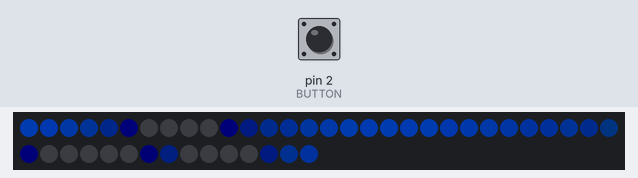
Recording of a program running on a simulated Arduino Uno, built with avr-gcc and run on an emulated ATmega328P. Shown: 45 RGB LEDs in strip order, left to right, continuing on the next row. Inputs (shaded band) come from the test bench; at power-on: pin 2 (BUTTON) HIGH. Dim RGB values are drawn brighter than linear.

Above: at 7.5 s.
7.6 s: pin 2 (BUTTON) pulled LOW for 0.15 s
At 8.2 s:
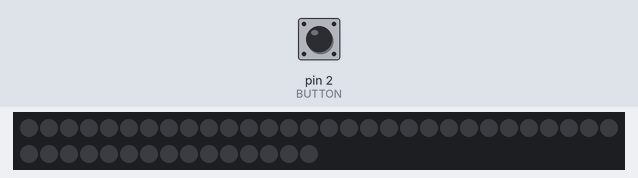
8.3 s: pin 2 (BUTTON) pulled LOW for 1 s
At 9.65 s:
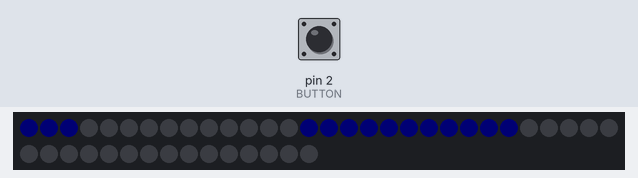
9.9 s: pin 2 (BUTTON) pulled LOW for 0.15 s
At 10.15 s:
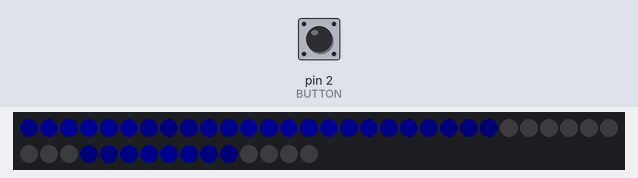
10.6 s: pin 2 (BUTTON) pulled LOW for 1 s
At 17.92 s:
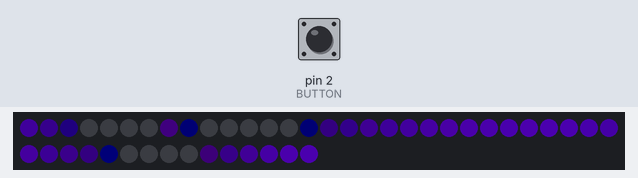

The program:

main.cpp
```cpp
#include <Arduino.h>
#include <FastLED.h>
#include "header.h"

#define LED_PIN 8
#define NUM_LEDS 45
#define BRIGHTNESS 75
#define BUTTON 2

//(x, y) coordinates for each led, roughly from (0,0) to (128, 256)
//middle point being the 23rd led (76, 129)
uint8_t coords[45][2] = {
  { 73, 111 },
  { 70, 96 },
  { 68, 81 },
  { 65, 66 },
  { 64, 52 },
  { 61, 36 },
  { 56, 20 },
  { 56, 5 },
  { 67, 18 },
  { 74, 30 },
  { 84, 43 },
  { 93, 54 },
  { 101, 67 },
  { 111, 78 },
  { 120, 90 },
  { 128, 104 },
  { 138, 116 },
  { 147, 128 },
  { 132, 129 },
  { 116, 128 },
  { 104, 129 },
  { 90, 129 },
  { 76, 129 },
  { 62, 129 },
  { 49, 129 },
  { 33, 128 },
  { 18, 128 },
  { 4, 128 },
  { 14, 140 },
  { 22, 153 },
  { 32, 165 },
  { 40, 177 },
  { 50, 190 },
  { 59, 202 },
  { 68, 214 },
  { 77, 226 },
  { 84, 239 },
  { 96, 251 },
  { 94, 235 },
  { 91, 221 },
  { 89, 206 },
  { 85, 191 },
  { 83, 175 },
  { 81, 160 },
  { 79, 146 }
};

//each number represens the sine of the distance of the led coordinates from the middle led
uint8_t radii[NUM_LEDS] = {18,34,49,64,78,94,111,126,111,99,86,77,67,62,59,58,63,71,56,40,28,14,0,14,27,43,58,72,63,59,57,60,66,75,85,97,110,124,108,93,78,63,47,31,17};

uint8_t curBrg = 0;

CRGB leds[NUM_LEDS];

static uint16_t hue = 0;

uint32_t accums[NUM_LEDS];     // used in pendulum wave effect to accumulate sum, to know when to blink a led...
uint16_t led_state[NUM_LEDS];  // used in pendulum wave effect to know which direction the current led should be fading...

uint32_t lastAnimationRefresh = 0;
uint32_t lastButtonPress = 0;
uint32_t lastMillis = 0;
uint32_t tick = 0;
uint32_t t = 0;

int phpos = 0;

const uint8_t con = 255 / NUM_LEDS;
const uint16_t speed = 30;
int phaseMiddle;
uint8_t animation = 0;

const uint8_t debounceDelay = 50;

void setup() {
  pinMode(BUTTON, INPUT);
  FastLED.addLeds<WS2812B, LED_PIN, GRB>(leds, NUM_LEDS);
  FastLED.setBrightness(BRIGHTNESS);
  FastLED.setDither(1);
  fluorescentStartup();
  FastLED.delay(2000);
  FastLED.setBrightness(0);
  for (int i = 0; i < NUM_LEDS; i++) {
    accums[i] = 0;
    led_state[i] = 0;
  }
}

void loop() {
  //poll button

  if(digitalRead(BUTTON) == LOW && millis() - lastButtonPress >= debounceDelay){
    lastButtonPress = millis();
    lastMillis = millis();
    animation = (animation >= 2) ? 0 : animation + 1;
    fadeBrightnessDown();
    clearVars();
    FastLED.delay(500);
  }

  //every n seconds switch animation
  //n for 1 cycle of pendulumWave animation (79500 ms with delay(5) !!HALFWAY,, 102000ms with 2ms delay, full cycle)
  if(millis() - lastMillis >= 102000){
    lastMillis = millis();
    animation = (animation >= 2) ? 0 : animation + 1;
    clearVars();
    fadeBrightnessDown();
    FastLED.delay(500);
  }

  //choose animation function, all are non blocking
  switch(animation){
    case(0):
      diagonalwaves();
      break;
    case(1):
      ripple();
      break;
    case(2):
      pendulumWave();
      break;
  }

}

//helper function to clear vars in between animastions
void clearVars(){
  for (int i = 0; i < NUM_LEDS; i++) {
    accums[i] = 0;
    led_state[i] = 0;
  }
}

//fade to black, for switching animations smoothly
//even though the animation wont update during the 200ms that we fade, it wont matter as is not visible
//also blocks for BRIGHTNESS * 10ms... a non blocking solution would be better....
void fadeBrightnessDown(){
  while(FastLED.getBrightness() > 0 ){
    FastLED.setBrightness(FastLED.getBrightness() - 1);
    FastLED.delay(5);
  }
  FastLED.clear();
}

void fadeBrightnessUp(){
  if (FastLED.getBrightness() < BRIGHTNESS) {
    if (millis() - lastAnimationRefresh > 5) {
      lastAnimationRefresh = millis();
      FastLED.setBrightness(FastLED.getBrightness() + 1);
    }
  }
}

//non blocking and timing is millis() bound, so does time between function calls will not affect speed
void diagonalwaves(){
  tick = (millis() & (65535)) / 32;
  t = millis();

  fadeBrightnessUp();

  for (int i = 0; i < NUM_LEDS; i++) {
    //magic values, speed=40
    uint8_t phase = (sin16(- t * speed + ((coords[i][0] - 3 *coords[i][1]) * (110))) + 32768) >> 8;
    phase = (phase < 5) ? 5 : phase;

    leds[i] = CHSV(120 + (tick / 8), 255, phase);
    //sin8(con*(i+tick))

    if (i == 22) {
      phaseMiddle = phase;
    }
  }

  FastLED.show();
}

//non blocking and timing is millis() bound, so does time between function calls will not affect speed
void ripple(){
  tick = (millis() & (65535)) / 32;
  t = millis();

  fadeBrightnessUp();


  for (int i = 0; i < NUM_LEDS; i++) {

    uint8_t phase = (sin16(-t * speed + (radii[i] * (500))) + 32768) >> 8;
    phase = (phase < 5) ? 5 : phase;

    leds[i] = CHSV(120 + (tick / 8), 255, phase);
    //sin8(con*(i+tick))

    if (i == 22) {
      phaseMiddle = phase;
    }
  }

  FastLED.show();
}

//timing is NOT millis() bound
void pendulumWave() {
  //fade in brightness
  if (FastLED.getBrightness() < BRIGHTNESS) {
    if (millis() - lastAnimationRefresh > 20) {
      lastAnimationRefresh = millis();
      FastLED.setBrightness(FastLED.getBrightness() + 1);
    }
  }

  //the actual animation logic
  for (int i = 0; i < NUM_LEDS; i++) {  //go through all the leds
    accums[i] += 88 - (i);               //increment the corresponding accumulator different value per led
    if (accums[i] >= 16384) {//16384
      accums[i] -= 16384;
      led_state[i] = 4;  // start the cycle
      hue = 170;
    }
    //if brightness cycle has finished, zero brightness
    if (led_state[i] > 506) {
      led_state[i] = 0;
    }
    //if brightness cycle has not finished and is ongoing, increment brightness
    if (led_state[i] > 0) {
      led_state[i] += 4;
    }
    uint16_t s = led_state[i];
    //calculate brightess
    uint8_t brg = (s > 255) ? 510 - s : s;
    //blue, second half fade to yellow (roughly 170 -> 35)

    leds[i] = CHSV(HUE_BLUE, 255, brg); //pride mode: brg = 255, hue = (s / 2), blue to yellow: ((s > 230) ? 170 : 35)
  }

  FastLED.show();
  FastLED.delay(2);
}


/*
A 1 dimensional sinewave that slowly shifts in color
non blocking and timing is millis() bound, so does time between function calls will not affect speed
*/
void rgbSinewave() {
  tick = (millis() & (65535)) / 32;
  t = millis();

  fadeBrightnessUp();


  for (int i = 0; i <= NUM_LEDS; i++) {
    //problem: the middle led needs to be lit when going over it horizontally and vertically...
    //check if the middle led is brighter horizontally or vertically, and light it up the way it is brighter
    uint8_t phase = 128 + (sin16(-t * speed + (i * (65535 / (NUM_LEDS + 1)))) >> 8);
    phase = (phase < 5) ? 5 : phase;
    if (i == NUM_LEDS) {
      if (phase >= phaseMiddle) {
        leds[22] = CHSV(120 + (tick / 8), 255, phase);
      } else {
        continue;
      }
    } else {
      //130 magic value to get blue color at startup, add tick/ 8 to slowly increment hue
      leds[i] = CHSV(120 + (tick / 8), 255, phase);
      //sin8(con*(i+tick))
    }
    if (i == 22) {
      phaseMiddle = phase;
    }
  }

  FastLED.show();
}

void fluorescentStartup() {
  FastLED.setBrightness(25);
  fill_solid(leds, NUM_LEDS, CRGB::DarkGoldenrod);
  FastLED.delay(100);
  fill_solid(leds, NUM_LEDS, CRGB::Black);
  FastLED.delay(700);
  fill_solid(leds, NUM_LEDS, CRGB::DarkGoldenrod);
  FastLED.delay(100);
  fill_solid(leds, NUM_LEDS, CRGB::Black);
  FastLED.delay(50);
  fill_solid(leds, NUM_LEDS, CRGB::DarkGoldenrod);
  FastLED.delay(100);
  fill_solid(leds, NUM_LEDS, CRGB::Black);
  FastLED.delay(50);
  fill_solid(leds, NUM_LEDS, CRGB::DarkGoldenrod);
  FastLED.delay(100);
  fill_solid(leds, NUM_LEDS, CRGB::Black);
  FastLED.delay(50);
  fill_solid(leds, NUM_LEDS, CRGB::DarkGoldenrod);
  FastLED.delay(400);
  fill_solid(leds, NUM_LEDS, CRGB::Black);
  FastLED.delay(100);
  fill_solid(leds, NUM_LEDS, CRGB::DarkGoldenrod);
  FastLED.setBrightness(50);
  for (int i = 0; i <= 255; i++) {
    int v = 255 - i;
    fill_solid(leds, NUM_LEDS,
               CRGB(
                 ((uint16_t)184 * v) / 255,
                 ((uint16_t)134 * v) / 255,
                 ((uint16_t)11 * v) / 255));
    FastLED.delay(((i < 200) ? 12 : 3));
  }
  FastLED.setBrightness(BRIGHTNESS);
}

/*
//decaymaxx, ei hyvä
    if(millis() - lastMillis >= 7){
      lastMillis = millis();
      // Fade the existing trail
      for(int i = 0; i < NUM_LEDS; i++){
        leds[i] -= CHSV(0, 0, random(20));;
        //fadeToBlackBy(leds[i], NUM_LEDS, 5 + random(15));
      }


      phpos = ((position / 6 == NUM_LEDS) ? 22 : position / 6);
      leds[phpos] = CHSV(hue / 4, 255, 255);

      FastLED.show();

      position++;
      if (position > NUM_LEDS * 6)
          position = 0;

      hue += 1;
      if(hue >= 1024){
          hue -= 1024;
      }
    }
    */
```

header.h
```cpp
void clearVars();
void fadeBrightnessDown();
void fadeBrightnessUp();
void diagonalwaves();
void ripple();
void pendulumWave();
void rgbSinewave();
void fluorescentStartup();
void decay(byte red, byte green, byte blue, byte meteorSize, byte decaySpeed, int SpeedDelay);
```
